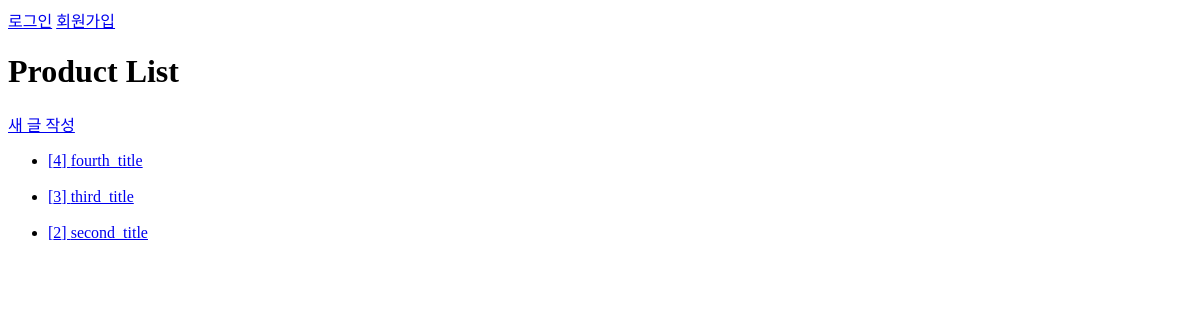
Page /products/product_list/ on the earlier database version.
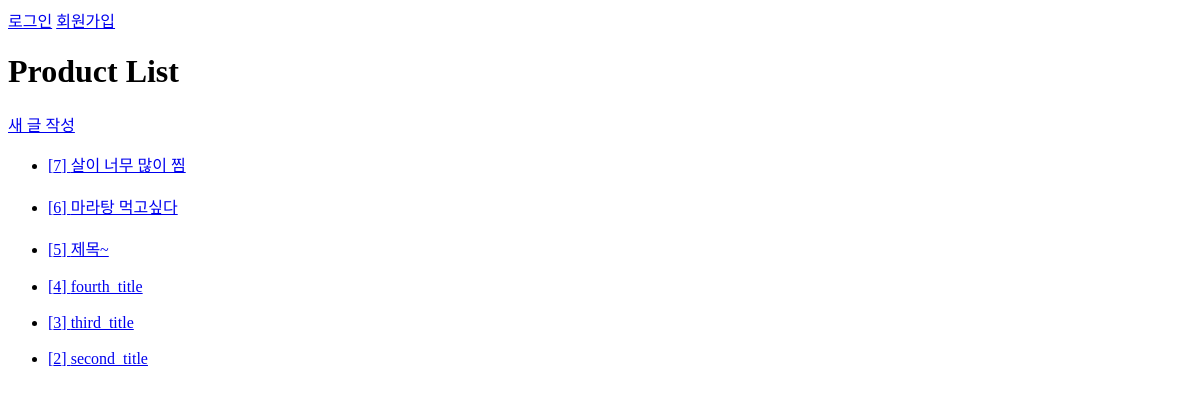
Same page on the later database version.
### products/models.py (models this page shows, shortened)
class Article(models.Model):
    title = models.CharField(max_length=50)
    content = models.TextField()
    created_at = models.DateTimeField(auto_now_add=True)
    updated_at = models.DateTimeField(auto_now=True)

### products/views.py (the view)
# urls.py: path('product_list/', views.product_list, name='product_list'),
def product_list(request):
    articles = Article.objects.all().order_by('-id')
    context = {"articles" : articles,}
    return render(request, 'products/product_list.html', context)

### products/templates/products/product_list.html
{% extends "base.html" %}
{% block content %}
    <h1>Product List</h1>
    <a href="{% url 'products:new' %}">새 글 작성</a>
    <ul>
        {% for article in articles %}
            <li>
                <a href="{% url 'products:product_detail' article.id %}">
                    <div>[{{article.id}}] {{article.title}}</div>
                </a>
                <br>
            </li>
        {% endfor %}
    </ul>
{% endblock content %}

### templates/base.html (shortened to what this page needs)
<!DOCTYPE html>
<html lang="en">
<head>
</head>
<body>
    <div class="navbar">
        {% if request.user.is_authenticated %}
            <h3>안녕하세요, {{ user }}님</h3>
            <form action="{% url 'accounts:logout' %}" method='POST'>
                {% csrf_token %}
                <input type="submit" value="로그아웃">
            </form>
            <a href="{% url 'accounts:update' %}">회원정보수정</a>
            <form action="{% url 'accounts:leave' %}" method="POST">
                {% csrf_token %}
                <input type="submit" value="회원탈퇴">
            </form>
        {% else %}
            <a href="{% url 'accounts:login' %}">로그인</a>
            <a href="{% url 'accounts:signup' %}">회원가입</a>
        {% endif %}
    </div>
    <div class="container">
        {% block content %}
        {% endblock content %}
    </div>
</body>
</html>

Differences in the rows shown:
added Article: id "7", title "살이 너무 많이 찜"
added Article: id "6", title "마라탕 먹고싶다"
added Article: id "5", title "제목~"
